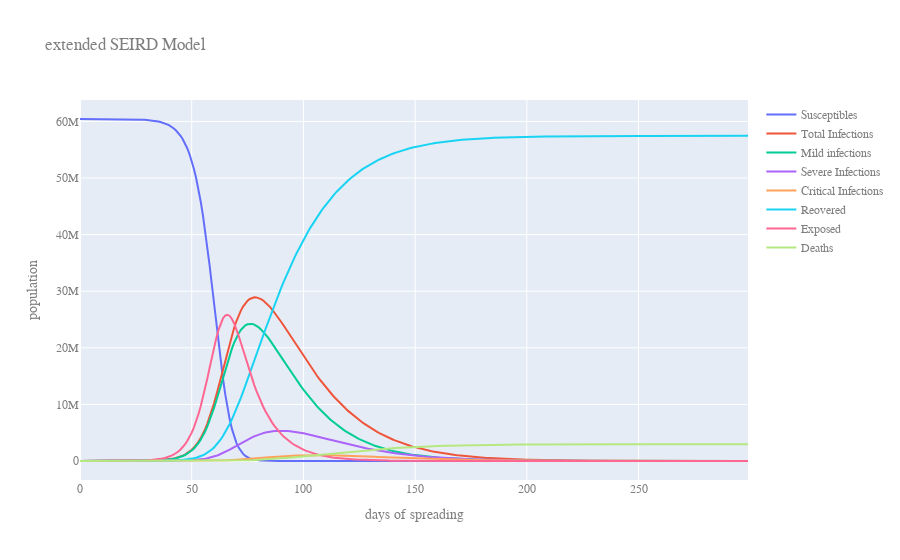

The notebook cell saved with this chart:
### Markdown cell above
#### traditional calibration

### Code cell
ENERGY = 'I'
cases_multiplier = 1
deaths_multiplier = 1
df = pd.read_csv('../data/dpc-covid19-ita-andamento-nazionale.csv').drop('stato',1)
df['D'] = deaths_multiplier*df['deceduti']
df['I'] = cases_multiplier*df['totale_attualmente_positivi']
N = 60431283
I10 = df['I'].iloc[0]
y_fit = df[ENERGY].values
I20 = 0
I30 = 0
R0 = 0
E0 = 0
D0 = 0
S0 = N - E0 - I10 - I20 - I30 - R0 - D0 
time_range = 300
beta1, beta2, beta3, IncubPeriod, DurMildInf, FracSevere, FracCritical,  DurHosp, DurICU, CFR = calibrate_SEIIIRD(
    y_fit = y_fit,               
    S0 = S0,
    I10 = I10,
    I20 = I20,
    I30 = I30,
    R0 = R0,
    E0 = E0,
    D0 = D0,
    time_horizon = time_range,
    bounds= [
        (0, .9), #beta1
        (0, .5), #beta2
        (0, .3), #beta3
        (1, 30), #IncubPeriod
        (1, 30), #DurMildInf
        (0, 0.3), #FracSevere
        (0, 0.1),#FracCritical
        (1, 30), #DurHosp
        (1, 30), #DurICU
        (0, 0.1), #CFR
       ],
    use_differential_evolution = False)
cases  = plot_SEIIIRD(range(time_range), N, E0, I10, I20, I30, 
                                          R0, D0, beta1, beta2, beta3, 
            IncubPeriod, DurMildInf, FracSevere, FracCritical, DurHosp, 
            DurICU, CFR, y_actual=y_fit, output = ['S', 'I', 'R', 'D', 'E'])

### Figure 1 — Plotly figure (JSON) as saved in the notebook; plotly's stock layout.template omitted (floating-point values rounded to 4 significant figures; data arrays with more than 128 entries replaced by an {"elided": "..."} marker saying what was removed)
{"data": [{"mode": "lines", "name": "Susceptibles", "type": "scatter", "x": {"elided": "300 int values"}, "y": {"elided": "300 float values"}}, {"mode": "lines", "name": "Total Infections", "type": "scatter", "x": {"elided": "300 int values"}, "y": {"elided": "300 float values"}}, {"mode": "lines", "name": "Mild infections", "type": "scatter", "x": {"elided": "300 int values"}, "y": {"elided": "300 float values"}}, {"mode": "lines", "name": "Severe Infections", "type": "scatter", "x": {"elided": "300 int values"}, "y": {"elided": "300 float values"}}, {"mode": "lines", "name": "Critical Infections", "type": "scatter", "x": {"elided": "300 int values"}, "y": {"elided": "300 float values"}}, {"mode": "lines", "name": "Reovered", "type": "scatter", "x": {"elided": "300 int values"}, "y": {"elided": "300 float values"}}, {"mode": "lines", "name": "Exposed", "type": "scatter", "x": {"elided": "300 int values"}, "y": {"elided": "300 float values"}}, {"mode": "lines", "name": "Deaths", "type": "scatter", "x": {"elided": "300 int values"}, "y": {"elided": "300 float values"}}], "layout": {"font": {"color": "#7f7f7f", "family": "Courier New, monospace", "size": 12}, "title": {"text": "extended SEIRD Model"}, "xaxis": {"title": {"text": "days of spreading"}}, "yaxis": {"title": {"text": "population"}}}}
